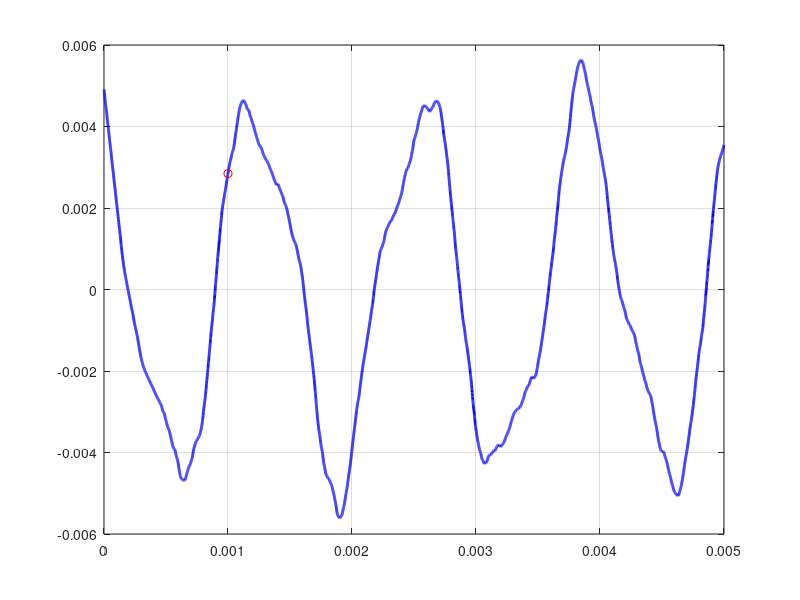
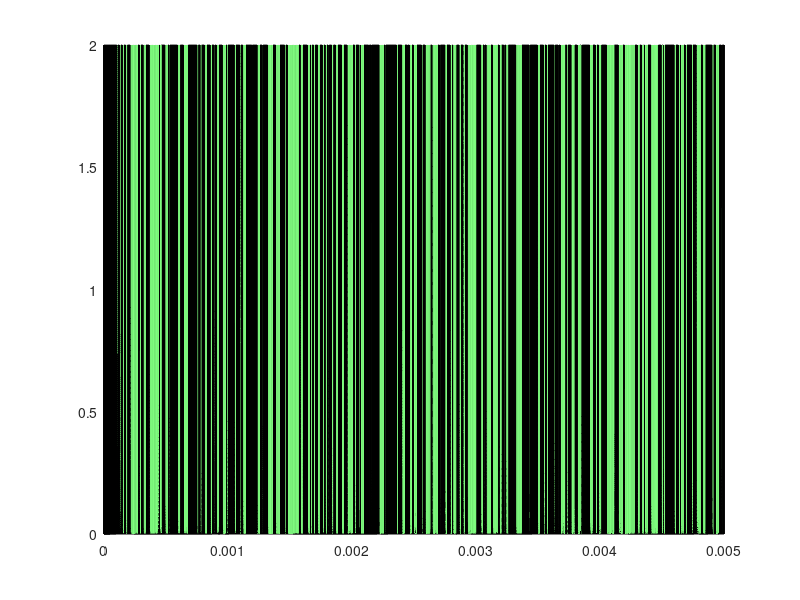

These figures' MATLAB source, in order: (Note: this script raises an error after producing the figures.)
%% s3540341
clear 
close all 
clc

% ROD 1
L1 = 1.2;
A1 = 0.08*0.08;
rho1 = 4540;
E1 = 110*10^9;
N1 = 24;
h1 = L1/N1;
m1 = A1*1*rho1; % mass of rod 1
ke1 = ((E1*A1)/h1)*[1 -1; -1 1];
me1 = ((m1*h1)/6)*[2 1; 1 2];

% ROD 2
L2 = 0.8;
A2 = 0.07*0.07;
rho2 = 2700;
E2 = 69*10^9;
N2 = 16;
h2 = L2/N2;
m2 = A2*1*rho2; % mass of rod 2
ke2 = ((E2*A2)/h2)*[1 -1; -1 1];
me2 = ((m2*h2)/6)*[2 1; 1 2];
V0 = 15;

M1=zeros([1,1]*(N1+1));
K1=zeros([1,1]*(N1+1));

M2=zeros([1,1]*(N2+1));
K2=zeros([1,1]*(N2+1));

%Merge M1 and M2 into M
M=zeros([1,1]*(N1+N2+1));

for ii=1:N1
    idx=[1 2]+(ii-1);
    M1(idx,idx)=M1(idx,idx)+me1;
    K1(idx,idx)=K1(idx,idx)+ke1;
end

for ii=1:N2
    idx=[1 2]+(ii-1);
    M2(idx,idx)=M2(idx,idx)+me2;
    K2(idx,idx)=K2(idx,idx)+ke2;
end


for ii=1:N1+1
    for jj=1:N1+1
       M(ii,jj)= M1(ii,jj);
    end
end

ik=1;

for ii=N1+1:N1+N2+1
    jk=1;
    for jj=N1+1:N1+N2+1
        M(ii,jj)= M2(ik,jk);
          jk=jk+1;
    end
    ik=ik+1;
end
M(N1+1,N1+1)= M1(N1+1,N1+1)+M2(1,1);

%Merge K1 and K2 into K
K=zeros([1,1]*(N1+N2+1));

for ii=1:N1+1
    for jj=1:N1+1
        K(ii,jj)= K1(ii,jj);
    end
end

ik=1;
for ii=N1+1:N1+N2+1
    jk=1;
    for jj=N1+1:N1+N2+1
        K(ii,jj)=K2(ik,jk);
          jk=jk+1;
    end
    ik=ik+1;
end

K(N1+1,N1+1)= K1(N1+1,N1+1)+K2(1,1);

%--- Solve Eignevalue problem---free free rods
[U,D]=eig(K,M);

for i=1:N1+N2+1
    w_FEM(i)=sqrt(abs(diag(D(i,i))));
end

% --Solve Eignevalue problem---Fixed-Free rods
    %introduce boundary conditions u1_dotdot=0; u1=0, u1dot=0;
Kf=K;Kf(1,1)=1;Kf(1,2)=0;Kf(2,1)=0;
Mf=M;Mf(1,1)=0;Mf(1,2)=0;Mf(2,1)=0;
[Uf,Df]=eig(Kf,Mf);

%list all natural frequencies of Fixed free rod system
for i=1:N1+N2+1
    wf_FEM(i)=sqrt(abs(diag(Df(i,i))));
end
%Determine First natural frequency
wf_first=min(wf_FEM);

% 
h=(L1+L2)/(N1+N2);
x=[0:0.01:1]*h;
H1x=1-x/h;
H2x=x/h; % Shape functions

%Constrain left boundary
Mf(:,1)=[];
Mf(1,:)=[];
Kf(:,1)=[];
Kf(1,:)=[];
invMxK=Mf\Kf;

%-----Boundary conditions and EOM
NumFe=N1+N2;
tmax=0.005;

%Calculate initial displacement at the tip of combined rod
% F DL = 1/2 m V0^2      DL1/L1=F/(A1*E1)
DL1=V0*sqrt(m2*L1/(A1*E1));     %Rod 1
DL2=V0*sqrt(m2*L2/(A2*E2));     %Rod 2 
e=DL1+DL2;      % Total initial displacement
x0_1=[e*[1:NumFe]/NumFe]; %Initial axial displacements along combined rod
x0_2=zeros(1,NumFe);    %Initial velocities at each FEM node
x0_2(N1)=-V0/2;
x0_2(N1+1:NumFe)=-V0;
x0=[x0_1,x0_2]';

FEM_xdot_anon=@(t,x) [eye(NumFe)*x(NumFe+1:2*NumFe);-invMxK*x(1:NumFe)];
[tt,xx]=ode45(FEM_xdot_anon, [0 tmax],x0);

%Axial displacement of the free tip (L1+L2) of the combined rod with time
figure;plot(tt,xx(:,NumFe),'b', 'lineWidth',2);grid on;

%Determine uq (displacement) of free tip at time 0.001s in m
tt_index=min([min(find(tt>0.001)) max(find(tt <0.001))]);

answer=xx(tt_index,NumFe);
hold on;plot(tt(tt_index),xx(tt_index,NumFe),'ro')
%3D surface plot u(x,t) of the system response 
figure;hold on;grid on;rotate3d on;

[TT,XX]=meshgrid(tt, [0 L1+L2]);
ZZ=[0*xx(:,1)';xx(:,1)'];surf(TT,XX,ZZ);
colormap jet; lighting phong; shading interp;
contour3(TT,XX,ZZ, [-1:0.2:1]*e,'k');
view([-46,36]);
fprintf("displacement at 0.001 = %.1fmm\n", answer*1000)